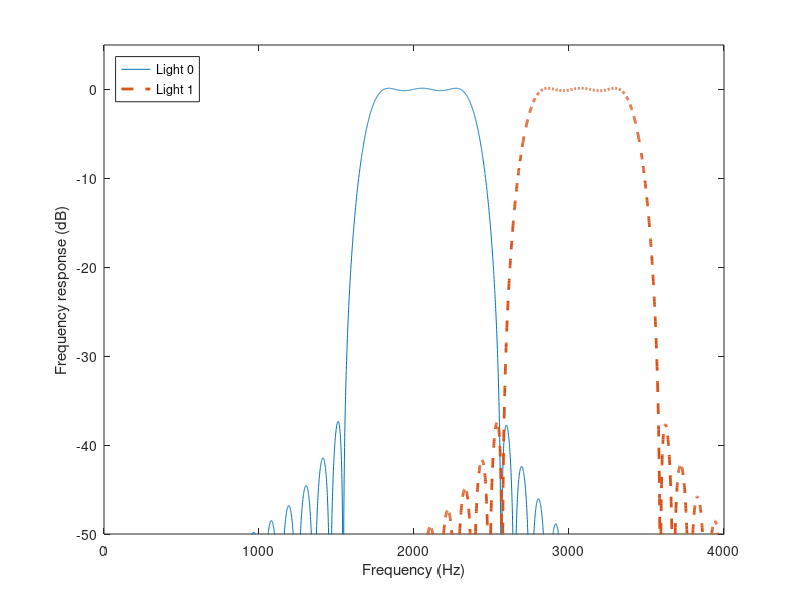

MATLAB code to generate this figure:
ri = 29
F1=2052.55
F2=3078.82

% All frequency values are in Hz.
Fs = 29761.90   % Sampling Frequency

N     = ri*9;  % Order
Fpass = 250;  % Passband Frequency
Fstop = 500;  % Stopband Frequency
Wpass = 1;    % Passband Weight
Wstop = 1;    % Stopband Weight
dens  = 20;   % Density Factor

% Calculate the coefficients using the FIRPM function.
b  = firpm(N, [0 Fpass Fstop Fs/2]/(Fs/2), [1 1 0 0], [Wpass Wstop], ...
           {dens});
%b = inv_rcos(N,1);
%b = b / sum(b);

ref1 = sin((0:length(b)-1)*2*pi*F1/Fs);
ref2 = sin((0:length(b)-1)*2*pi*F2/Fs);
%ref2 = sin(((0:length(b)-1)+3.5)*2*pi*F1/Fs);

[h1,f]=freqz(b.*ref1*2,1,0:4000,Fs);
ys1 = 20*log10(abs(h1));
[h2,f]=freqz(b.*ref2*2,1,0:4000,Fs);
ys2 = 20*log10(abs(h2));

set(gca, 'FontSize', 20, 'LineWidth', 2);
plot(f, ys1, f, ys2, '--', 'LineWidth', 2);
ylim([-50 5]);
xlim([0 4000]);
legend('Light 0','Light 1','Location','NorthWest');
ylabel('Frequency response (dB)');
xlabel('Frequency (Hz)');
